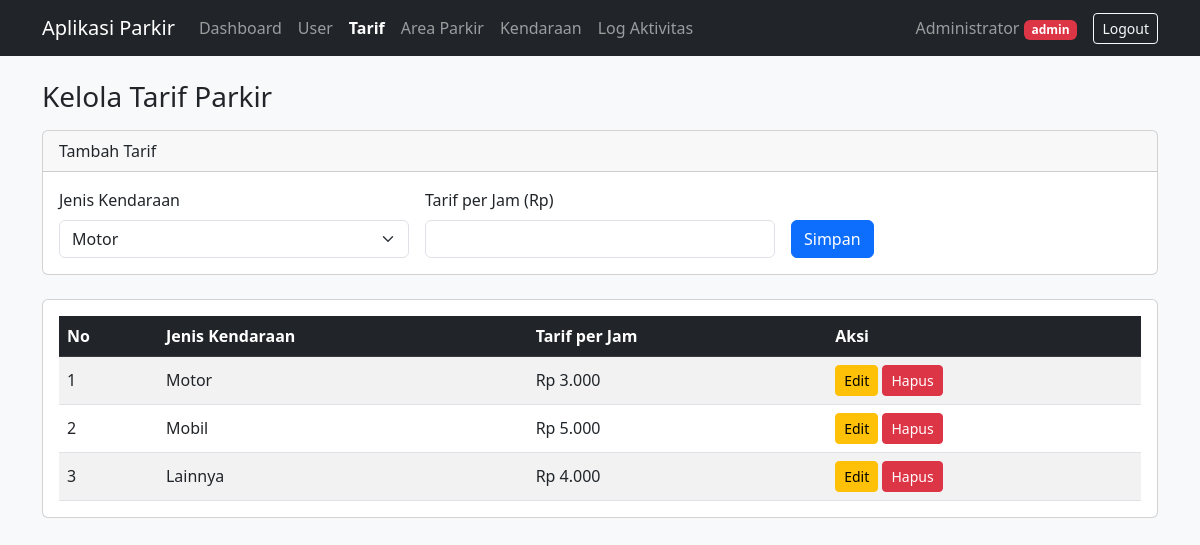
Screenshot of /tarif.php (signed in) with the database file from the repository.
### tables this page shows
CREATE TABLE `tb_tarif` (
  `id_tarif` int(11) NOT NULL,
  `jenis_kendaraan` enum('motor','mobil','lainnya') DEFAULT NULL,
  `tarif_per_jam` decimal(10,0) DEFAULT NULL
);

### config/koneksi.php (called while the page is built, shortened)
<?php
$db_host = 'localhost';
$db_user = 'root';
$db_pass = '';
$db_name = 'parkir';
try {
    $koneksi = mysqli_connect($db_host, $db_user, $db_pass, $db_name);
    mysqli_set_charset($koneksi, 'utf8mb4');
} catch (mysqli_sql_exception $ex) {
    die('Koneksi database gagal: ' . $ex->getMessage() .
        '. Pastikan MySQL di XAMPP sudah Start dan nama database benar.');
}
function siapkan($sql, $types = '', $params = []) {
    global $koneksi;
    $stmt = mysqli_prepare($koneksi, $sql);
    mysqli_stmt_execute($stmt);
    return $stmt;
}
function ambil($sql, $types = '', $params = []) {
    $stmt = siapkan($sql, $types, $params);
    return mysqli_fetch_all(mysqli_stmt_get_result($stmt), MYSQLI_ASSOC);
}
function e($teks) {
    return htmlspecialchars((string)$teks, ENT_QUOTES, 'UTF-8');
}
function rupiah($angka) {
    return 'Rp ' . number_format((float)$angka, 0, ',', '.');
}

### tarif.php (the view, shortened to what this page needs)
<?php
require __DIR__ . '/config/koneksi.php';
$daftar_jenis = ['motor', 'mobil', 'lainnya'];
$edit = isset($_GET['edit']) ? ambil_satu('SELECT * FROM tb_tarif WHERE id_tarif = ?', 'i', [(int)$_GET['edit']]) : null;
$data = ambil('SELECT * FROM tb_tarif ORDER BY id_tarif');
include __DIR__ . '/includes/header.php';
?>
<h3 class="mb-3">Kelola Tarif Parkir</h3>
<div class="card mb-4">
  <div class="card-header"><?= $edit ? 'Edit Tarif' : 'Tambah Tarif' ?></div>
  <div class="card-body">
    <form method="post" class="row g-3">
      <div class="col-md-4">
        <label class="form-label">Jenis Kendaraan</label>
        <select name="jenis_kendaraan" class="form-select">
          <?php foreach ($daftar_jenis as $j): ?>
            <option value="<?= $j ?>" <?= ($edit['jenis_kendaraan'] ?? '') === $j ? 'selected' : '' ?>><?= ucfirst($j) ?></option>
          <?php endforeach; ?>
        </select>
      </div>
      <div class="col-md-4">
        <label class="form-label">Tarif per Jam (Rp)</label>
        <input type="number" name="tarif_per_jam" class="form-control" min="1" value="<?= e($edit['tarif_per_jam'] ?? '') ?>" required>
      </div>
      <div class="col-md-4 d-flex align-items-end gap-2">
        <button type="submit" name="simpan" class="btn btn-primary">Simpan</button>
      </div>
    </form>
  </div>
</div>
<div class="card">
  <div class="card-body table-responsive">
    <table class="table table-striped align-middle mb-0">
      <thead class="table-dark">
        <tr><th>No</th><th>Jenis Kendaraan</th><th>Tarif per Jam</th><th>Aksi</th></tr>
      </thead>
      <tbody>
        <?php foreach ($data as $i => $d): ?>
        <tr>
          <td><?= $i + 1 ?></td>
          <td><?= ucfirst(e($d['jenis_kendaraan'])) ?></td>
          <td><?= rupiah($d['tarif_per_jam']) ?></td>
          <td>
            <a href="tarif.php?edit=<?= $d['id_tarif'] ?>" class="btn btn-sm btn-warning">Edit</a>
            <form method="post" class="d-inline" onsubmit="return confirm('Hapus tarif ini?')">
              <button class="btn btn-sm btn-danger">Hapus</button>
            </form>
          </td>
        </tr>
        <?php endforeach; ?>
      </tbody>
    </table>
  </div>
</div>
<?php include __DIR__ . '/includes/footer.php'; ?>

### rows the page displays
tb_tarif: jenis_kendaraan "Motor", tarif_per_jam "Rp 3.000"
tb_tarif: jenis_kendaraan "Mobil", tarif_per_jam "Rp 5.000"
tb_tarif: jenis_kendaraan "Lainnya", tarif_per_jam "Rp 4.000"

### other values shown
$m[1] "Dashboard"
$m[1] "User"
$m[1] "Tarif"
$m[1] "Area Parkir"
$m[1] "Kendaraan"
$m[1] "Log Aktivitas"
$u['nama_lengkap'] "Administrator"
$u['role'] "admin"
form field jenis_kendaraan "Motor"
